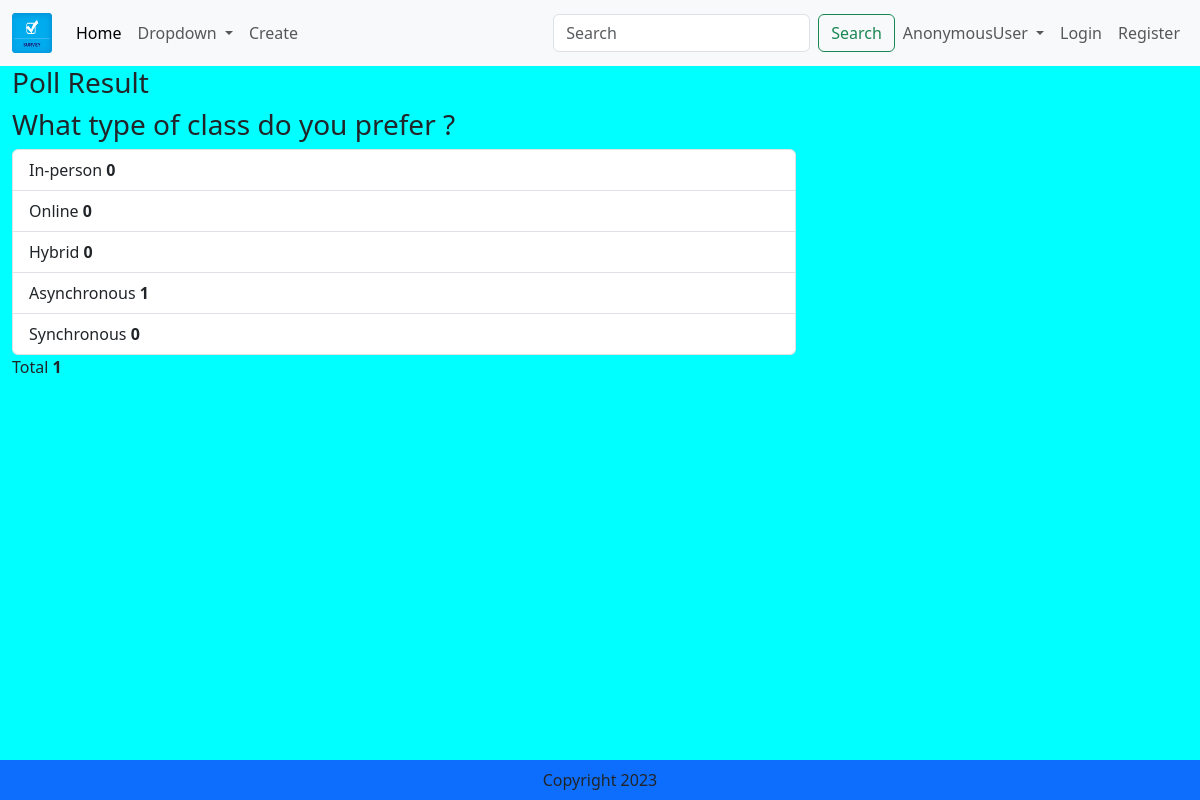
The page /result/15/ on the database its author committed.
### app/models.py (models this page shows, shortened)
class Entity(models.Model):
    question =  models.TextField()
    rate_question = models.TextField(max_length=50, default="")

class Poll(models.Model):
    questionId = models.ForeignKey(Entity,on_delete=models.CASCADE)
    option_one = models.CharField(max_length=50)
    option_two = models.CharField(max_length=50)
    option_three = models.CharField(max_length=50)
    option_four = models.CharField(max_length=50, default='')
    option_five = models.CharField(max_length=50,default='')
    option_count_one = models.IntegerField(default=0)
    option_count_two = models.IntegerField(default=0)
    option_count_three = models.IntegerField(default=0)
    option_count_four = models.IntegerField(default=0)
    option_count_five = models.IntegerField(default=0)
    def total(self):
        return self.option_count_one + self.option_count_two + self.option_count_three + self.option_count_four + self.option_count_five

### app/views.py (the view)
# urls.py: path('result/<entity_id>/',views.result, name='result'),
def result(request, entity_id):
    entity = Entity.objects.get(pk=entity_id)
    poll = Poll.objects.get(questionId=entity)
    context = {'entity':entity,'poll':poll}
    return render(request,'result.html',context)

### templates/result.html
{% extends 'base.html' %}
{% load static %}
{% block main-content %}
<div class="container-fluid">
    <div class="col-lg-8 col-lg-offset-2">
        <div class="panel panel-default">
            <div class="panel-heading">
                <h3 class="panel-title">Poll Result</h3>
            </div>
            <div class="panel-body">
                <h3>{{entity.question}}</h3>
            </div>
            <ul class="list-group">
                <li class="list-group-item">{{poll.option_one}} <strong>{{poll.option_count_one}}</strong></li>
                <li class="list-group-item">{{poll.option_two}} <strong>{{poll.option_count_two}}</strong></li>
                <li class="list-group-item">{{poll.option_three}} <strong>{{poll.option_count_three}}</strong></li>
                <li class="list-group-item">{{poll.option_four}} <strong>{{poll.option_count_four}}</strong></li>
                <li class="list-group-item">{{poll.option_five}} <strong>{{poll.option_count_five}}</strong></li>
            </ul>
            <div class="panel-footer">
                Total <strong>{{poll.total}}</strong>
            </div>
        </div>
    </div>
</div>
{% endblock main-content %}

### static/style.css (style rules this page uses)
body { background-color: aqua; }

### rows shown on the page
Entity: question "What type of class do you prefer ?"
Poll: option_one "In-person", option_count_one "0", option_two "Online", option_count_two "0", option_three "Hybrid", option_count_three "0", option_four "Asynchronous", option_count_four "1", option_five "Synchronous", option_count_five "0", total "1"

### other values the page prints
{{ request.user }} "AnonymousUser"
